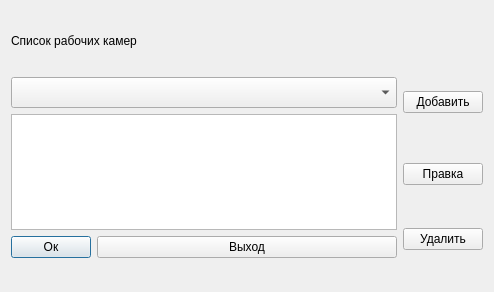
<?xml version="1.0" encoding="UTF-8"?>
<ui version="4.0">
 <class>Chambers</class>
 <widget class="QDialog" name="Chambers">
  <property name="geometry">
   <rect>
    <x>0</x>
    <y>0</y>
    <width>494</width>
    <height>292</height>
   </rect>
  </property>
  <property name="windowTitle">
   <string>Dialog</string>
  </property>
  <layout class="QGridLayout" name="gridLayout">
   <item row="0" column="0">
    <widget class="QLabel" name="label">
     <property name="sizePolicy">
      <sizepolicy hsizetype="Fixed" vsizetype="Fixed">
       <horstretch>0</horstretch>
       <verstretch>0</verstretch>
      </sizepolicy>
     </property>
     <property name="text">
      <string>Список рабочих камер</string>
     </property>
    </widget>
   </item>
   <item row="1" column="0" rowspan="3">
    <layout class="QFormLayout" name="formLayout">
     <item row="0" column="0" colspan="2">
      <widget class="QComboBox" name="comboBox">
       <property name="font">
        <font>
         <pointsize>14</pointsize>
        </font>
       </property>
      </widget>
     </item>
     <item row="1" column="0" colspan="2">
      <widget class="QTextEdit" name="textEdit">
       <property name="sizePolicy">
        <sizepolicy hsizetype="Expanding" vsizetype="Expanding">
         <horstretch>4</horstretch>
         <verstretch>4</verstretch>
        </sizepolicy>
       </property>
       <property name="sizeIncrement">
        <size>
         <width>2</width>
         <height>2</height>
        </size>
       </property>
      </widget>
     </item>
     <item row="2" column="0">
      <widget class="QPushButton" name="pushButton_5">
       <property name="sizePolicy">
        <sizepolicy hsizetype="Expanding" vsizetype="Expanding">
         <horstretch>0</horstretch>
         <verstretch>0</verstretch>
        </sizepolicy>
       </property>
       <property name="text">
        <string>Ок</string>
       </property>
      </widget>
     </item>
     <item row="2" column="1">
      <widget class="QPushButton" name="pushButton">
       <property name="sizePolicy">
        <sizepolicy hsizetype="Expanding" vsizetype="Expanding">
         <horstretch>0</horstretch>
         <verstretch>0</verstretch>
        </sizepolicy>
       </property>
       <property name="text">
        <string>Выход</string>
       </property>
      </widget>
     </item>
    </layout>
   </item>
   <item row="1" column="1">
    <widget class="QPushButton" name="pushButton_2">
     <property name="text">
      <string>Добавить</string>
     </property>
    </widget>
   </item>
   <item row="2" column="1">
    <widget class="QPushButton" name="pushButton_3">
     <property name="text">
      <string>Правка</string>
     </property>
    </widget>
   </item>
   <item row="3" column="1">
    <widget class="QPushButton" name="pushButton_4">
     <property name="text">
      <string>Удалить</string>
     </property>
    </widget>
   </item>
  </layout>
 </widget>
 <resources/>
 <connections/>
</ui>
